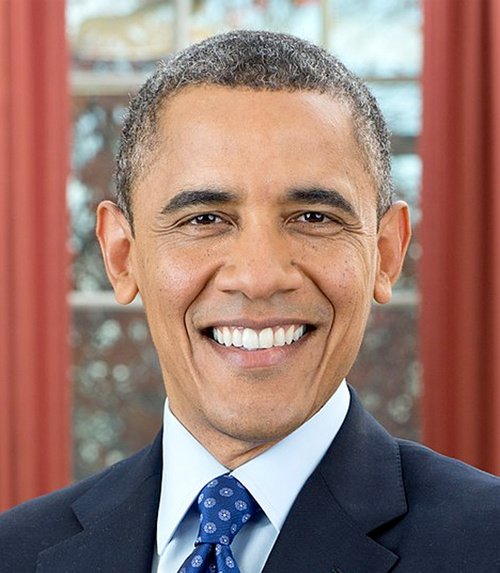
//> input picture 05_advanced_image_processing_and_computational_photography/data/images/obama.jpg, 500 x 573 px
$ ./Source   (built with g++ and OpenCV 4)
//> lines starting //> are read from the running program, lines starting //| are printed output that depends on the picture; after the words box and inside, x2 and y2 are one past the last pixel; in counts of white or black regions, pixels touching at a corner belong together
/*
 * Application - Face Blending
 */

#include <opencv2/opencv.hpp>
#include <opencv2/core.hpp>
#include <opencv2/highgui.hpp>
#include <iostream>
#include <vector>

int main()
{
	// Load source image
	cv::Mat src{ cv::imread("../data/images/obama.jpg") };
//> src is the input picture: 573 rows x 500 cols, CV_8UC3; mean B, G, R 113, 120.6, 151.9

	// Load destination image
	cv::Mat dst{ cv::imread("../data/images/trump.jpg") };
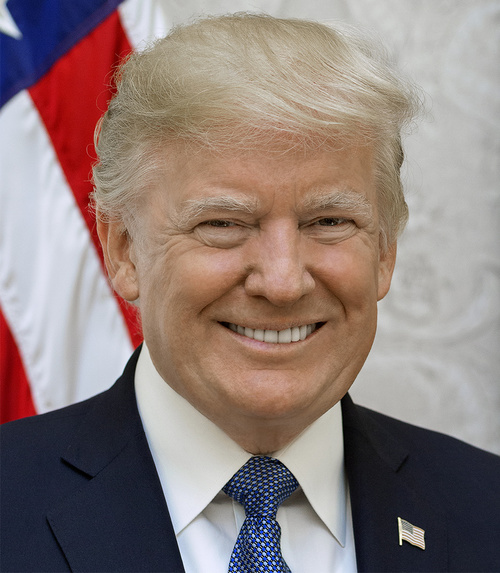
//> input picture 05_advanced_image_processing_and_computational_photography/data/images/trump.jpg, 500 x 573 px
//> dst is the input picture: 573 rows x 500 cols, CV_8UC3; mean B, G, R 123, 126.8, 143

	// Load mask image in gray-scale
	cv::Mat src_mask{ cv::imread("../data/images/obama-mask.jpg", cv::IMREAD_GRAYSCALE) };
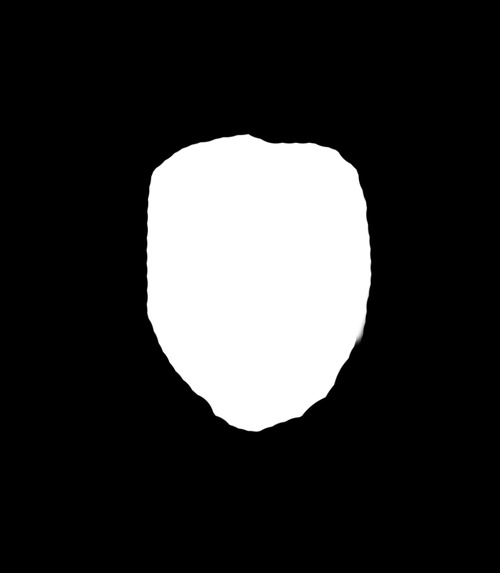
//> input picture 05_advanced_image_processing_and_computational_photography/data/images/obama-mask.jpg, 500 x 573 px
//> src_mask is the input picture: 573 rows x 500 cols, CV_8UC1; min 0, max 255, mean 48.1

	// Show images
	cv::imshow("Trump", dst);
	cv::imshow("Obama", src);
	cv::imshow("Obama mask", src_mask);
	cv::waitKey(0);
	cv::destroyAllWindows();

	/*
	 * First attempt using simple alpha blending with mask:
	 *	1. The lightning in the image is very different.
	 *	2. The skin tones are very different.
	 *	3. The blend will look ridiculous.
	 */
	cv::Mat alpha;
	cv::cvtColor(src_mask, alpha, cv::COLOR_GRAY2BGR);
	alpha.convertTo(alpha, CV_32FC3);
	cv::normalize(alpha, alpha, 0, 1, cv::NORM_MINMAX);
//> alpha: 573 rows x 500 cols, CV_32FC3; min 0, max 1, mean 0.189

	src.convertTo(src, CV_32FC3);
//> src: 573 rows x 500 cols, CV_32FC3
	dst.convertTo(dst, CV_32FC3);
//> dst: 573 rows x 500 cols, CV_32FC3

	// Split images into channels
	std::vector<cv::Mat> srcChannels(3);
	std::vector<cv::Mat> dstChannels(3);
	std::vector<cv::Mat> alphaChannels(3);
	std::vector<cv::Mat> outputBlendChannels(3);

	cv::split(src, srcChannels);
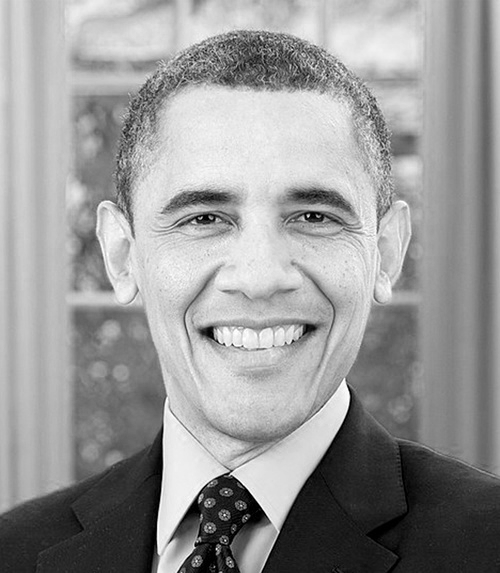
//> srcChannels[2]: 573 rows x 500 cols, CV_32FC1; min 0, max 255, mean 151.9
	cv::split(dst, dstChannels);
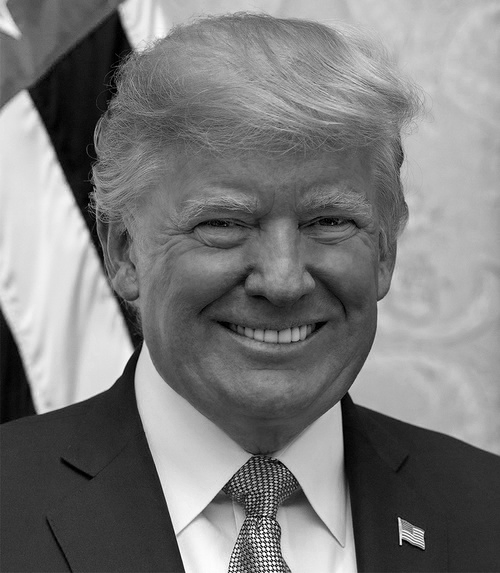
//> dstChannels[0]: 573 rows x 500 cols, CV_32FC1; min 0, max 255, mean 123
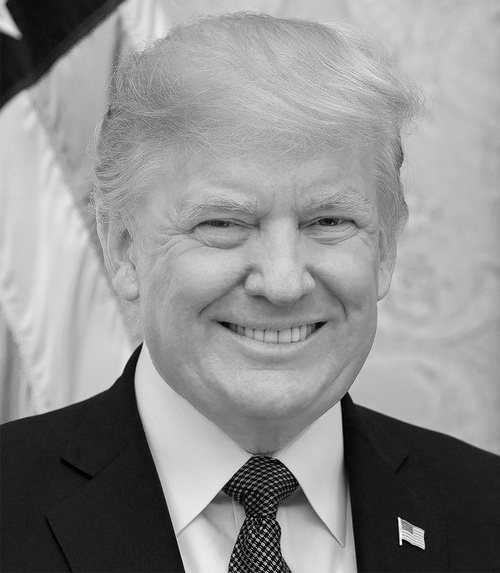
//> dstChannels[2]: 573 rows x 500 cols, CV_32FC1; min 0, max 255, mean 143
	cv::split(alpha, alphaChannels);

	for (size_t i{ 0 }; i < outputBlendChannels.size(); ++i)
		outputBlendChannels.at(i) = srcChannels.at(i).mul(alphaChannels.at(i)) + dstChannels.at(i).mul(1 - alphaChannels.at(i));

	cv::Mat output_blend;
	cv::merge(outputBlendChannels, output_blend);
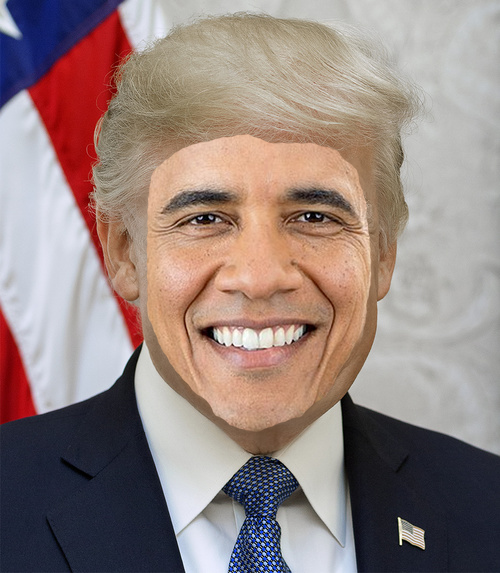
//> output_blend: 573 rows x 500 cols, CV_32FC3; mean B, G, R 128.3, 132.5, 150

	output_blend.convertTo(output_blend, CV_8UC3);
//> output_blend: 573 rows x 500 cols, CV_8UC3

	cv::imshow("Ridiculous Result", output_blend);
	cv::waitKey(0);
	cv::destroyWindow("Ridiculous Result");

	// Second attempt using Seamless Cloning

	// Find center of the mask
	cv::Mat src_mask_bin;

	// Convert ot binary image
	cv::threshold(src_mask, src_mask_bin, 128, 255, cv::THRESH_BINARY);
//> src_mask_bin: 573 rows x 500 cols, CV_8UC1; 18.9% white; 1 white region, box (x1, y1, x2, y2) and area: (147, 134, 371, 432) 54061

	// Find blob centroid
	cv::Moments m{ cv::moments(src_mask_bin) };
//> m = moments, m00 13785555, centre m10/m00, m01/m00 = (257.1, 272.9)
	std::cout << "Center of the mask [x: " << (m.m01 / m.m00) << ", y: " << (m.m10/m.m00) << "]" << std::endl;
//| Center of the mask [x: 272.881, y: 257.14]

	// Make Point from moments
	cv::Point center(m.m01 / m.m00, m.m10 / m.m00);
//> center = Point(272, 257)

	// Perform Seamless Cloning
	cv::Mat output_clone;
	src.convertTo(src, CV_8UC3);
	dst.convertTo(dst, CV_8UC3);

	// Clone seamlessly
	cv::seamlessClone(src, dst, src_mask, center, output_clone, cv::NORMAL_CLONE);
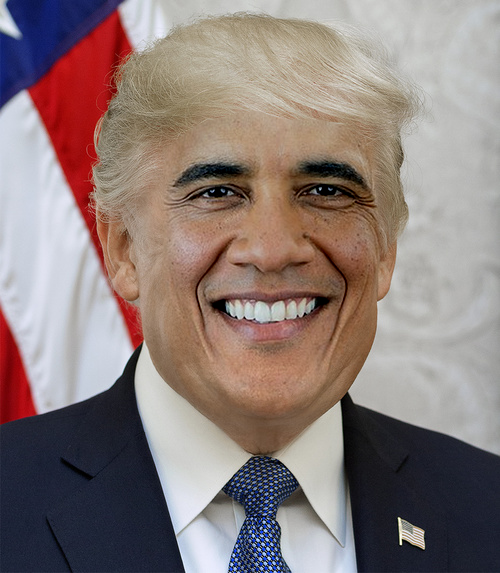
//> output_clone: 573 rows x 500 cols, CV_8UC3; mean B, G, R 121.9, 124.9, 140.1

	// Show images
	cv::imshow("Trump", dst);
	cv::imshow("Obama", src);
	cv::imshow("Seamless Cloning", output_clone);
	cv::waitKey(0);
	cv::destroyAllWindows();

	return 0;
}
